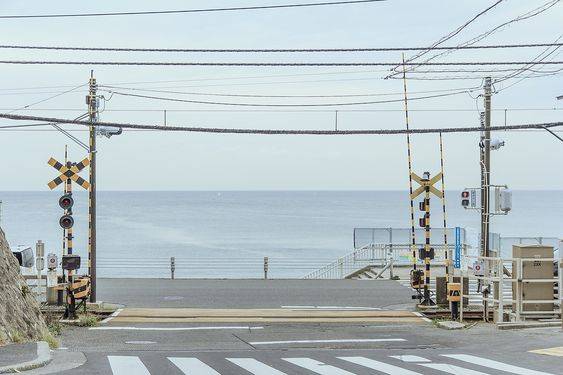
#> input picture Street.jpg, 563 x 375 px
$ python F55121008_MedianFilter.py
#> lines starting #> are read from the running program, lines starting #| are printed output that depends on the picture
import cv2

# Membaca citra
img = cv2.imread('Street.jpg')
#> img is the input picture: shape (375, 563, 3); mean B, G, R 194.4, 191.7, 180.7

# Ukuran kernel
ksize = 5

# Median filter
median = cv2.medianBlur(img, ksize)
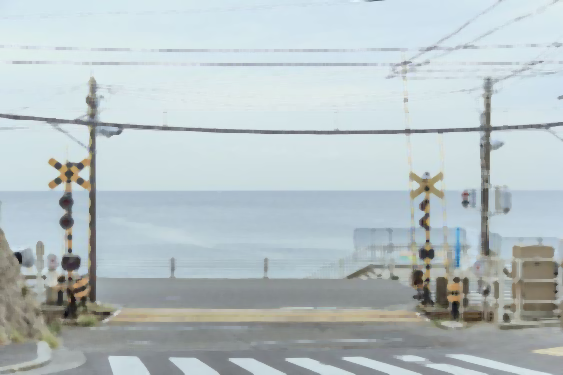
#> median: shape (375, 563, 3); mean B, G, R 196.5, 193.8, 182.7

# Menampilkan hasil
cv2.imshow('Original Image', img)
cv2.imshow('Median Filtered Image', median)
cv2.waitKey(0)
cv2.destroyAllWindows()

$ run again, with foto1.jpg copied over Street.jpg
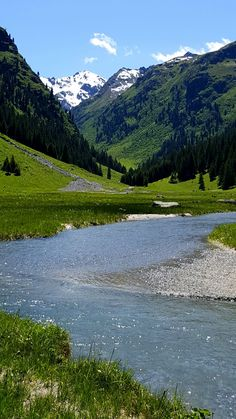
#> input picture foto1.jpg, 236 x 419 px
#> img is the input picture: shape (419, 236, 3); mean B, G, R 110.4, 112.3, 91.1
#> `median = cv2.medianBlur(img, ksize)`:
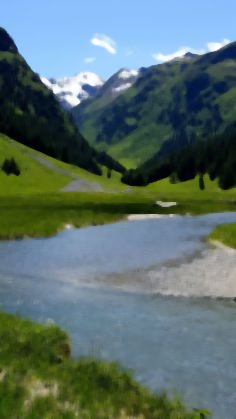
#> median: shape (419, 236, 3); mean B, G, R 109.8, 111.9, 90.5
